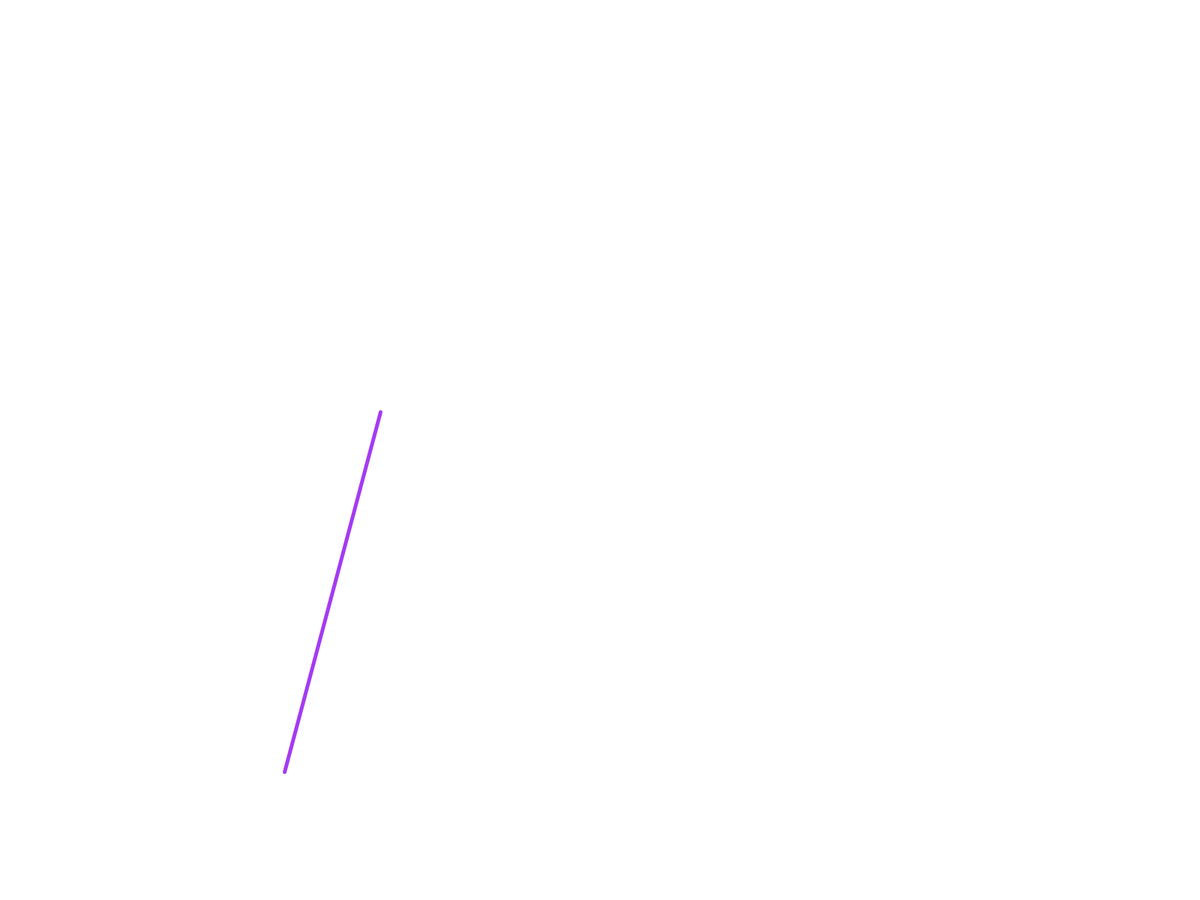
Frame 1 (no input)
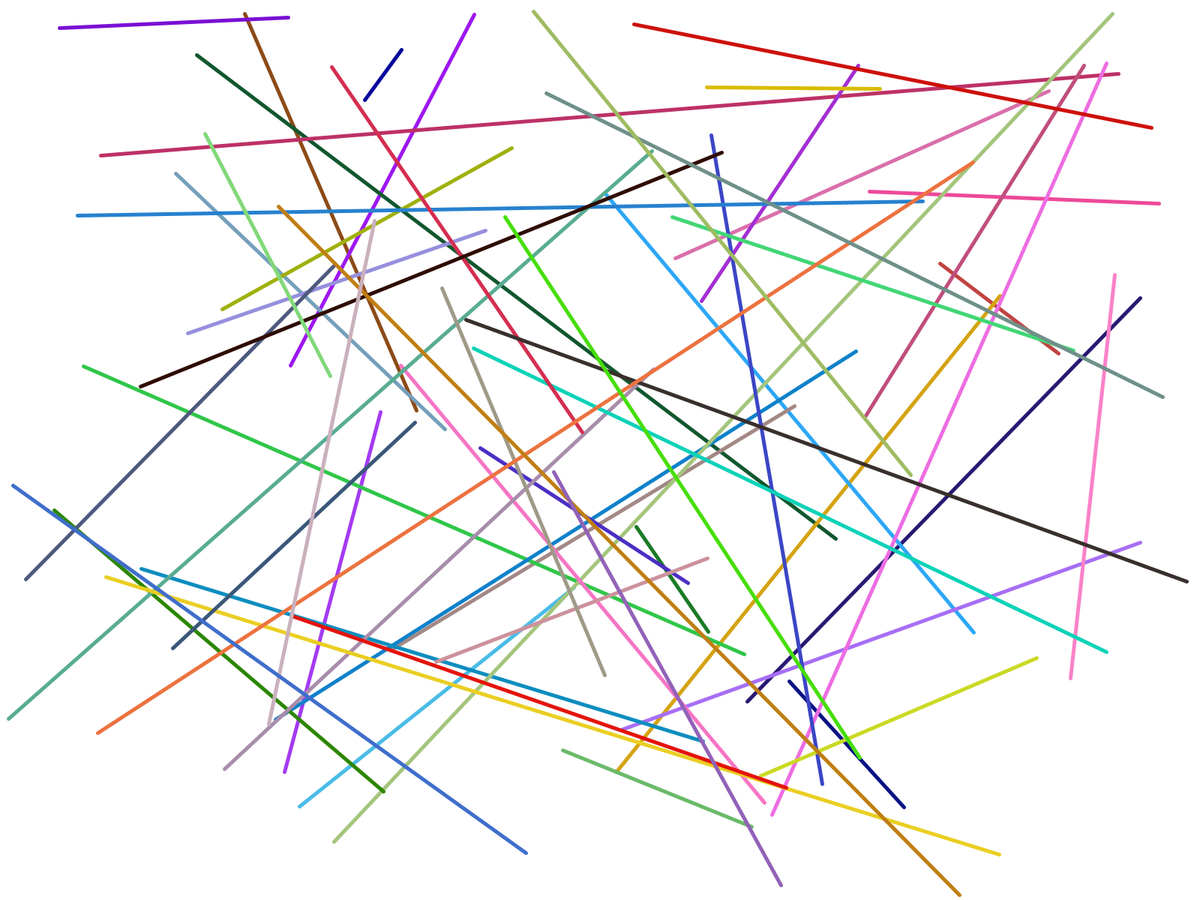
Frame 60 (the mouse pressed at the canvas centre just before this capture)
Frame 120 (the mouse held since frame 60 and released just before this capture): identical to frame 60, image omitted

The Processing sketch that drew these frames (run headless with seeded random() and noise(); from frame 60 on, the mouse is pressed at the canvas centre):

// Processing sketch: Answer_3
// ── Answer_3.pde

void setup() {
  fullScreen();
  background(255);
  strokeWeight(5);
}

void draw() {
  float r=random(255);
  float g=random(225);
  float b=random(255);

  float x1=random(width);
  float y1=random(height);
  float x2=random(width);
  float y2=random(height);
 if (mouseY<height/2) {
   stroke(r,g,b);
   line(x1,y1,x2,y2);
 }
}
